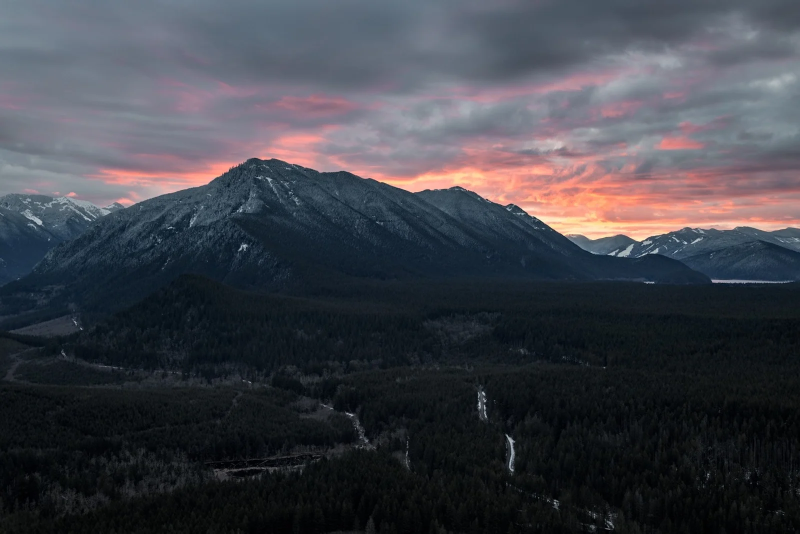
#> input picture week3/images/scene.png, 1600 x 1067 px (shown at 1/2 size)
$ python q1_histogram-equalization.py
#> lines starting #> are read from the running program, lines starting #| are printed output that depends on the picture
### week3/utils/image.py
import cv2
import numpy as np

def resize(img, scale=0.5):
    w = int(scale * img.shape[1])
    h = int(scale * img.shape[0])
    return cv2.resize(img, (w, h), interpolation=cv2.INTER_LINEAR)


# Lab 3, Question 1 ~ Histogram Equalization

def luminance_histogram_equalization(img):
    yuv_image = cv2.cvtColor(img, cv2.COLOR_BGR2YUV)
    yuv_image[:, :, 0] = cv2.equalizeHist(yuv_image[:, :, 0])
    eqed = cv2.cvtColor(yuv_image, cv2.COLOR_YUV2BGR)
    return eqed

def monochrome_histogram_equalization(img):
    return cv2.equalizeHist(img)

# [54 lines left out: functions adaptive_histogram_equalization, histogram_matching_grey, not called in this run]

### week3/utils/plots.py
# utils/plots.py

import cv2
import numpy as np
import matplotlib.pyplot as plt

def initialize_subplot_grid(n_rows, n_cols, figsize=(15, 5)):
    """
    Initialize a grid of subplots for plotting.

    Parameters:
        n_rows (int): Number of rows in the subplot grid.
        n_cols (int): Number of columns in the subplot grid.
        figsize (tuple): Size of the figure.

    Returns:
        fig (Figure): The figure object.
        axes (array of Axes): Array of subplot axes.
    """
    fig, axes = plt.subplots(n_rows, n_cols, figsize=figsize)
    return fig, axes

# [6 lines left out: function plot_monochrome_histogram, not called in this run]


def plot_bgr_histogram(ax, img, title):
    """
    Plot histogram for an image on a given axis.

    Parameters:
        ax (Axes): The subplot axis to plot on.
        img (ndarray): The image to plot the histogram for.
        title (str): The title for the histogram plot.
    """
    gray_image = cv2.cvtColor(img, cv2.COLOR_BGR2GRAY)
    hist_gray = cv2.calcHist([gray_image], [0], None, [256], [0, 256])
    hist_gray, bin_edges = np.histogram(gray_image.flatten(), bins = 256, range=(0, 256))
    channels = cv2.split(img)
    colors = ['b', 'g', 'r']

    ax.set_title(title)
    ax.set_xlabel('Pixel Value')
    ax.set_ylabel('Frequency')
    ax.plot(hist_gray, color='black', label='Gray')

    for clr, ch in zip(colors, channels):
        hist = cv2.calcHist([ch], [0], None, [256], [0, 256])
        ax.plot(hist, color=clr, label=clr.upper())
    ax.legend()

def plot_img(ax, img, title):
    """
    Plot an image on a given axis.

    Parameters:
        ax (Axes): The subplot axis to plot on.
        img (ndarray): The image to plot.
        title (str): The title for the image plot.
    """
    ax.imshow(cv2.cvtColor(img, cv2.COLOR_BGR2RGB))  # Convert BGR to RGB for display
    ax.set_title(title)
    ax.axis('off')

### week3/q1_histogram-equalization.py
import cv2
import numpy as np
import matplotlib.pyplot as plt

from utils.plots import(
                initialize_subplot_grid,
                plot_img,
                plot_bgr_histogram,
                plot_monochrome_histogram

                )

from utils.image import(
                resize,
                luminance_histogram_equalization,
                monochrome_histogram_equalization
                )


img = cv2.imread('./images/scene.png')
#> img is the input picture: shape (1067, 1600, 3); mean B, G, R 73.1, 65.7, 64.1
# cv2.imshow('Original Image', img)
# cv2.waitKey(0)
img = resize(img, 0.4)
#> in resize, `return cv2.resize(img, (w, h), interpolation=cv2.INTER_LINEAR)`:
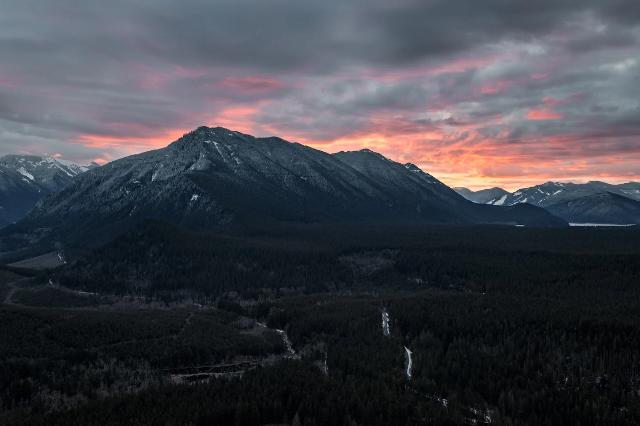
#> returned value: shape (426, 640, 3); mean of channels 0, 1, 2 73, 65.6, 64; drawn as B, G, R

gray_img = cv2.cvtColor(img, cv2.COLOR_BGR2GRAY)
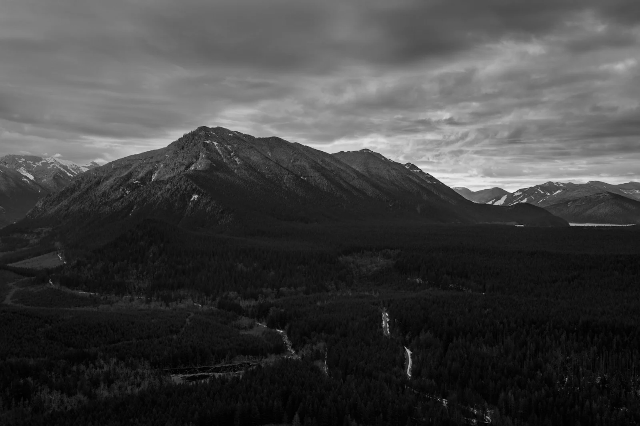
#> gray_img: shape (426, 640); min 0, max 241, mean 66

equalized_img = luminance_histogram_equalization(img)
#> in luminance_histogram_equalization, `yuv_image = cv2.cvtColor(img, cv2.COLOR_BGR2YUV)`: yuv_image: shape (426, 640, 3); mean of channels 0, 1, 2 66, 131.4, 126.2
#> in luminance_histogram_equalization, `yuv_image[:, :, 0] = cv2.equalizeHist(yuv_image[:, :, 0])`: yuv_image: shape (426, 640, 3); mean of channels 0, 1, 2 128.8, 131.4, 126.2
#> in luminance_histogram_equalization, `eqed = cv2.cvtColor(yuv_image, cv2.COLOR_YUV2BGR)`:
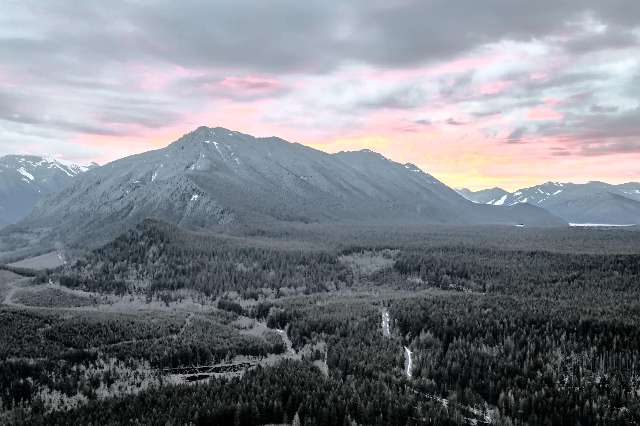
#> eqed: shape (426, 640, 3); mean B, G, R 135.6, 128.5, 124.6
equalized_gray = monochrome_histogram_equalization(gray_img)
#> in monochrome_histogram_equalization, `return cv2.equalizeHist(img)`:
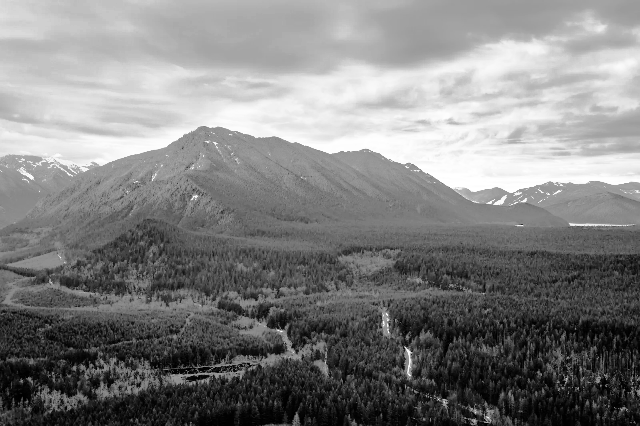
#> returned value: shape (426, 640); min 0, max 255, mean 128.8


# cv2.imshow('Equalized Luminisence Image', equalized_img)
# cv2.imshow('Equalized Gray Image', equalized_gray)
# cv2.waitKey(0)


# Initialize subplot grid
fig, axes = initialize_subplot_grid(n_rows=2, n_cols=2, figsize=(15, 7))

## ~~ Luiminiace Histogram Equalization ~~
# Plot histograms
plot_bgr_histogram(axes[0, 0], img, 'Original Image Histogram')
#> in plot_bgr_histogram, `hist_gray = cv2.calcHist([gray_image], [0], None, [256], [0, 256])`: hist_gray = 256 values, max 6108 at index 18, min 0 at index 238, mean 1065
#> in plot_bgr_histogram, `hist_gray, bin_edges = np.histogram(gray_image.flatten(), bins = 256, ..`: bin_edges = 257 values from 0 to 256
#> the loop in plot_bgr_histogram, `for clr, ch in zip(colors, channels):` made 3 passes
#> clr on passes 1 to 3: 'b', 'g', 'r'
plot_bgr_histogram(axes[0, 1], equalized_img, 'Equalized Image Histogram')
#> the loop in plot_bgr_histogram (call 2), `for clr, ch in zip(colors, channels):` made 3 passes

# Plot images
plot_img(axes[1, 0], img, "Original Image")
plot_img(axes[1, 1], equalized_img, "Equalized")

# [6 lines of commented-out code are left out]

plt.tight_layout()
plt.show()
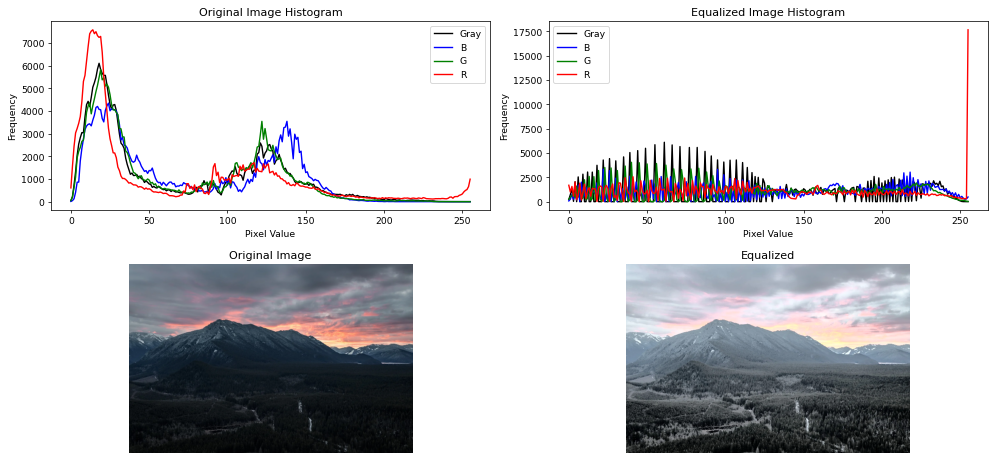
#> figure drawn by matplotlib, 4 panels; panel 1: curve peaks at x = 18, y = 6108; panel 1: curve peaks at x = 24, y = 4349; panel 1: curve peaks at x = 19, y = 5828; panel 2: curve peaks at x = 61, y = 6108

$ run again, with week3/images/reference_tree.png copied over week3/images/scene.png
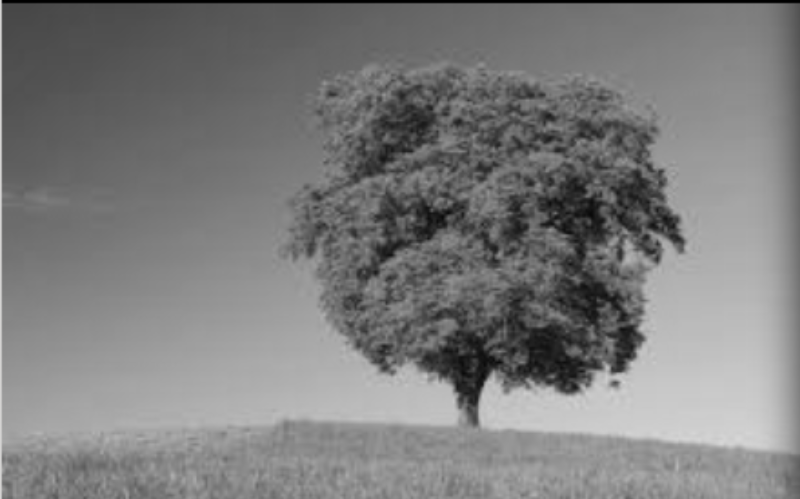
#> input picture week3/images/reference_tree.png, 800 x 499 px
#> img is the input picture: shape (499, 800, 3); mean B, G, R 124.5, 124.5, 124.5
#> in luminance_histogram_equalization, `eqed = cv2.cvtColor(yuv_image, cv2.COLOR_YUV2BGR)`:
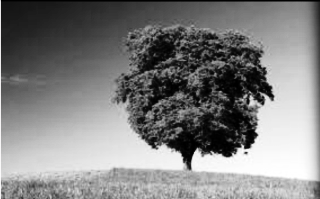
#> eqed: shape (199, 320, 3); mean B, G, R 127.8, 127.8, 127.8
#> hist_gray = 256 values, max 693 at index 118, min 0 at index 1, mean 248.8
#> bin_edges = 257 values from 0 to 256
#> the loop in plot_bgr_histogram, `for clr, ch in zip(colors, channels):` made 3 passes
#> clr on passes 1 to 3: 'b', 'g', 'r'
#> the loop in plot_bgr_histogram (call 2), `for clr, ch in zip(colors, channels):` made 3 passes
#> `plt.show()`:
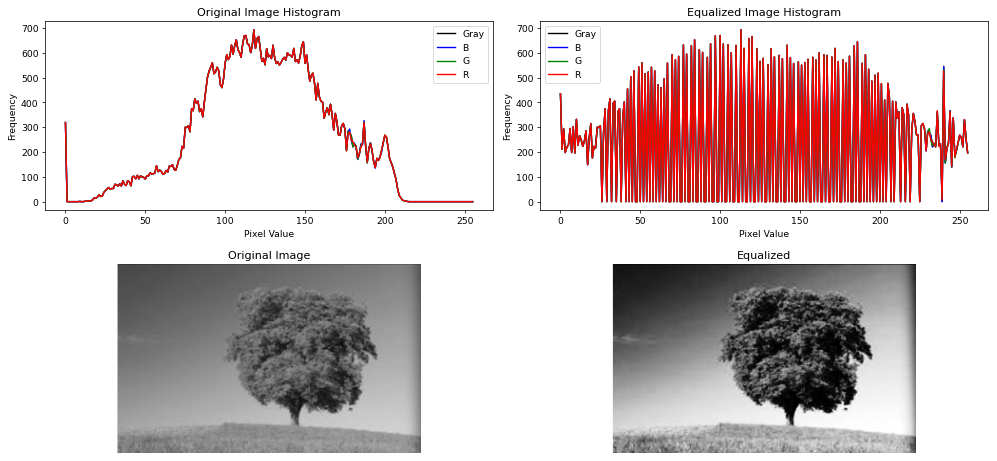
#> figure drawn by matplotlib, 4 panels; panel 1: curve peaks at x = 118, y = 693; panel 1: curve peaks at x = 118, y = 693; panel 1: curve peaks at x = 118, y = 693; panel 2: curve peaks at x = 113, y = 693
